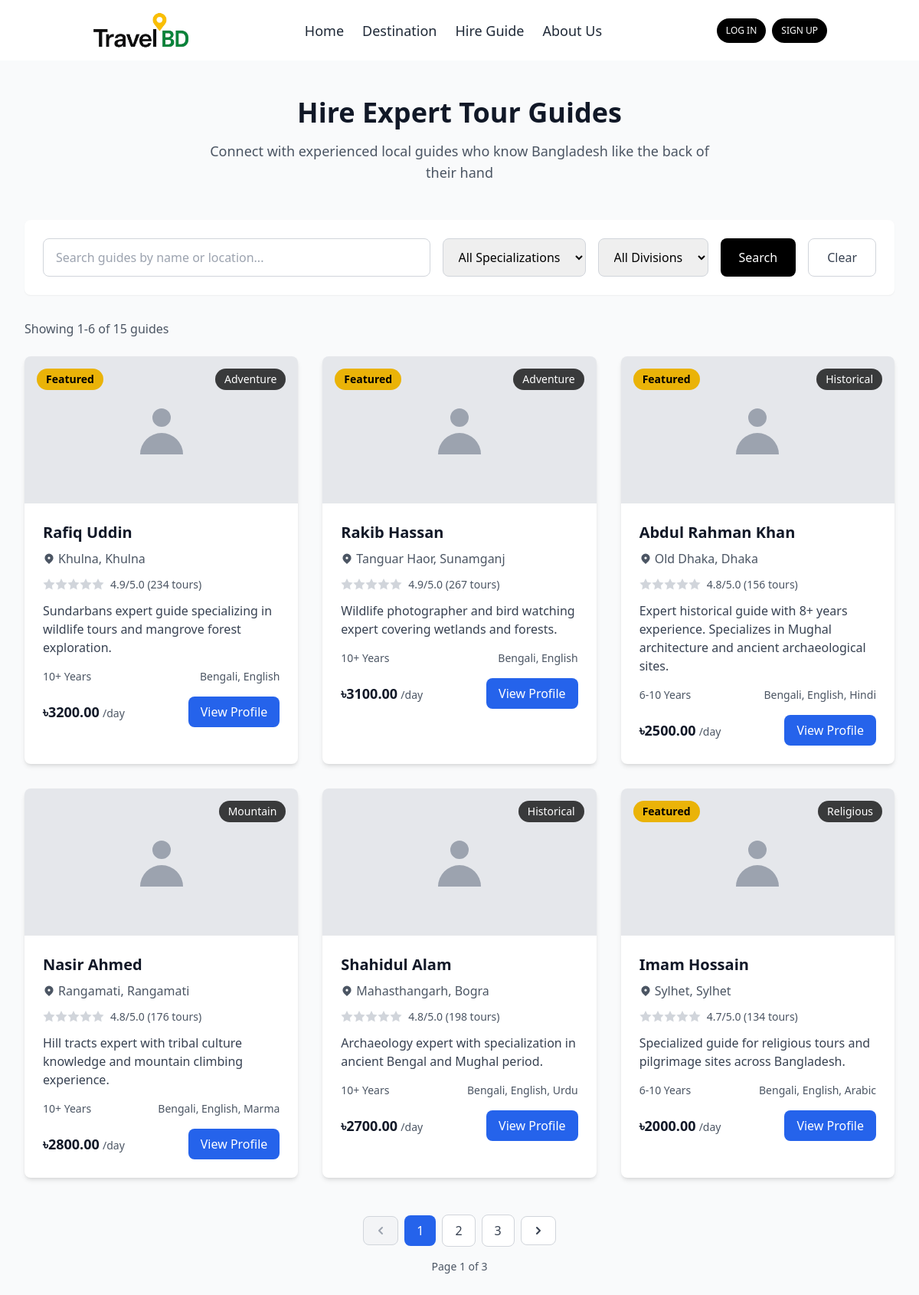
Screenshot of /hire-guide/ with the database file from the repository.
### hire_guide/models.py (models this page shows, shortened)
class Guide(models.Model):
    CATEGORY_CHOICES = [
        ('beach', 'Beach'),
        ('mountain', 'Mountain'),
        ('historical', 'Historical'),
        ('cultural', 'Cultural'),
        ('adventure', 'Adventure'),
        ('religious', 'Religious'),
    ]
    EXPERIENCE_CHOICES = [
        ('beginner', '1-2 Years'),
        ('intermediate', '3-5 Years'),
        ('experienced', '6-10 Years'),
        ('expert', '10+ Years'),
    ]
    name = models.CharField(max_length=200)
    slug = models.SlugField(max_length=250, unique=True, blank=True)
    bio = models.TextField()
    short_bio = models.TextField(max_length=300, blank=True)
    location = models.CharField(max_length=200)
    district = models.CharField(max_length=100)
    division = models.CharField(max_length=100)
    specialization = models.CharField(max_length=20, choices=CATEGORY_CHOICES)
    experience_level = models.CharField(max_length=20, choices=EXPERIENCE_CHOICES, default='beginner')
    phone = models.CharField(max_length=15)
    email = models.EmailField(blank=True)
    daily_rate = models.DecimalField(max_digits=10, decimal_places=2)
    languages = models.CharField(max_length=100, help_text="Comma-separated languages")
    profile_image = models.ImageField(upload_to='guides/', blank=True, null=True)
    rating = models.DecimalField(max_digits=3, decimal_places=1, default=0.0)
    total_tours = models.IntegerField(default=0)
    featured = models.BooleanField(default=False)
    is_active = models.BooleanField(default=True)
    created_at = models.DateTimeField(auto_now_add=True)
    updated_at = models.DateTimeField(auto_now=True)
    class Meta:
        ordering = ['-rating', 'name']

### hire_guide/views.py (the view)
# urls.py: path('', views.guide_list, name='guides'),
def guide_list(request):
    guides = Guide.objects.filter(is_active=True)
    search_query = request.GET.get('search')
    if search_query:
        guides = guides.filter(
            Q(name__icontains=search_query) |
            Q(location__icontains=search_query) |
            Q(district__icontains=search_query)
        )
    selected_specialization = request.GET.get('specialization')
    if selected_specialization:
        guides = guides.filter(specialization=selected_specialization)
    selected_division = request.GET.get('division')
    if selected_division:
        guides = guides.filter(division=selected_division)
    selected_experience = request.GET.get('experience')
    if selected_experience:
        guides = guides.filter(experience_level=selected_experience)
    specializations = Guide.objects.values_list('specialization', flat=True).distinct()
    divisions = Guide.objects.values_list('division', flat=True).distinct()
    paginator = Paginator(guides, 6)
    page_number = request.GET.get('page')
    guides = paginator.get_page(page_number)
    context = {
        'guides': guides,
        'specializations': specializations,
        'divisions': divisions,
        'search_query': search_query,
        'selected_specialization': selected_specialization,
        'selected_division': selected_division,
        'selected_experience': selected_experience,
    }
    return render(request, 'guides.html', context)

### templates/guides.html (shortened to what this page needs)
{% extends 'base.html' %}
{% load static %}
{% block body %}
<div class="min-h-screen bg-gray-50 py-12">
  <div class="max-w-7xl mx-auto px-4 sm:px-6 lg:px-8">
    <div class="text-center mb-12">
      <h1 class="text-4xl font-bold text-gray-900 mb-4">Hire Expert Tour Guides</h1>
      <p class="text-lg text-gray-600 max-w-2xl mx-auto">
        Connect with experienced local guides who know Bangladesh like the back of their hand
      </p>
    </div>
    <div class="mb-8 bg-white rounded-lg shadow-sm p-6">
      <form method="GET" class="flex flex-wrap gap-4">
        <div class="flex-1 min-w-64">
          <input
            type="text"
            name="search"
            value="{{ search_query|default:'' }}"
            placeholder="Search guides by name or location..."
            class="w-full px-4 py-3 border border-gray-300 rounded-lg focus:ring-2 focus:ring-primary focus:border-transparent focus:outline-none"
          />
        </div>
        <div>
          <select
            name="specialization"
            class="px-4 py-3 border border-gray-300 rounded-lg focus:ring-2 focus:ring-primary focus:border-transparent focus:outline-none"
          >
            <option value="">All Specializations</option>
          </select>
        </div>
        <div>
          <select
            name="division"
            class="px-4 py-3 border border-gray-300 rounded-lg focus:ring-2 focus:ring-primary focus:border-transparent focus:outline-none"
          >
            <option value="">All Divisions</option>
          </select>
        </div>
        <button
          type="submit"
          class="px-6 py-3 bg-black text-white rounded-lg hover:bg-gray-800 transition duration-200"
        >
          Search
        </button>
        <a
          href="{% url 'hire_guide:guides' %}"
          class="px-6 py-3 border border-gray-300 text-gray-700 rounded-lg hover:bg-gray-50 transition duration-200"
        >
          Clear
        </a>
      </form>
    </div>
    {% if guides %}
      <div class="mb-6">
        <p class="text-gray-600">
          Showing {{ guides.start_index }}-{{ guides.end_index }} of {{ guides.paginator.count }} guides
        </p>
      </div>
    {% endif %}
    <div class="grid grid-cols-1 md:grid-cols-2 lg:grid-cols-3 gap-8 mb-12">
      {% for guide in guides %}
        <div class="bg-white rounded-lg shadow-md overflow-hidden hover:shadow-lg transition duration-300">
          <div class="relative h-48 overflow-hidden">
            {% if guide.profile_image %}
              <img
                src="{{ guide.profile_image.url }}"
                alt="{{ guide.name }}"
                class="w-full h-full object-cover hover:scale-105 transition duration-300"
              />
            {% else %}
              <div class="w-full h-full bg-gray-200 flex items-center justify-center">
                <svg class="w-20 h-20 text-gray-400" fill="currentColor" viewBox="0 0 20 20">
                  <path fill-rule="evenodd" d="M10 9a3 3 0 100-6 3 3 0 000 6zm-7 9a7 7 0 1114 0H3z" clip-rule="evenodd"></path>
                </svg>
              </div>
            {% endif %}
            {% if guide.featured %}
              <span class="absolute top-4 left-4 bg-yellow-500 text-black px-3 py-1 rounded-full text-sm font-semibold">
                Featured
              </span>
            {% endif %}
            <span class="absolute top-4 right-4 bg-black bg-opacity-75 text-white px-3 py-1 rounded-full text-sm">
              {{ guide.specialization|title }}
            </span>
          </div>
          <div class="p-6">
            <h3 class="text-xl font-semibold text-gray-900 mb-2">
              <a href="{% url 'hire_guide:guide_detail' guide.slug %}" class="hover:text-blue-600 transition duration-200">
                {{ guide.name }}
              </a>
            </h3>
            <p class="text-gray-600 mb-3 flex items-center">
              <svg class="w-4 h-4 mr-1" fill="currentColor" viewBox="0 0 20 20">
                <path fill-rule="evenodd" d="M5.05 4.05a7 7 0 119.9 9.9L10 18.9l-4.95-4.95a7 7 0 010-9.9zM10 11a2 2 0 100-4 2 2 0 000 4z" clip-rule="evenodd"></path>
              </svg>
              {{ guide.location }}, {{ guide.district }}
            </p>
            <div class="flex items-center mb-3">
              <div class="flex items-center">
                {% for i in "12345" %}
                  {% if guide.rating >= i|floatformat:0 %}
                    <svg class="w-4 h-4 text-yellow-400 fill-current" viewBox="0 0 20 20">
                      <path d="M10 15l-5.878 3.09 1.123-6.545L.489 6.91l6.572-.955L10 0l2.939 5.955 6.572.955-4.756 4.635 1.123 6.545z"/>
                    </svg>
                  {% else %}
                    <svg class="w-4 h-4 text-gray-300 fill-current" viewBox="0 0 20 20">
                      <path d="M10 15l-5.878 3.09 1.123-6.545L.489 6.91l6.572-.955L10 0l2.939 5.955 6.572.955-4.756 4.635 1.123 6.545z"/>
                    </svg>
                  {% endif %}
                {% endfor %}
                <span class="ml-2 text-sm text-gray-600">{{ guide.rating }}/5.0 ({{ guide.total_tours }} tours)</span>
              </div>
            </div>
            <p class="text-gray-700 mb-4">
              {{ guide.short_bio|truncatewords:15 }}
            </p>
            <div class="flex justify-between items-center text-sm text-gray-600 mb-4">
              <span>{{ guide.get_experience_level_display }}</span>
              <span>{{ guide.languages }}</span>
            </div>
            <div class="flex justify-between items-center">
              <div>
                <span class="text-lg font-semibold text-gray-900">৳{{ guide.daily_rate }}</span>
                <span class="text-sm text-gray-600">/day</span>
              </div>
              <a
                href="{% url 'hire_guide:guide_detail' guide.slug %}"
                class="px-4 py-2 bg-blue-600 text-white rounded-lg hover:bg-blue-700 transition duration-200 font-medium"
              >
                View Profile
              </a>
            </div>
          </div>
        </div>
      {% endfor %}
    </div>
    {% if guides.has_other_pages %}
      <div class="flex justify-center">
        <nav class="flex items-center space-x-2">
          {% if guides.has_previous %}
            <a
              href="?{% if search_query %}search={{ search_query }}&{% endif %}{% if selected_specialization %}specialization={{ selected_specialization }}&{% endif %}{% if selected_division %}division={{ selected_division }}&{% endif %}{% if selected_experience %}experience={{ selected_experience }}&{% endif %}page={{ guides.previous_page_number }}"
              class="px-3 py-2 bg-white border border-gray-300 text-gray-700 rounded-lg hover:bg-gray-50 transition duration-200"
            >
              <svg class="w-5 h-5" fill="currentColor" viewBox="0 0 20 20">
                <path fill-rule="evenodd" d="M12.707 5.293a1 1 0 010 1.414L9.414 10l3.293 3.293a1 1 0 01-1.414 1.414l-4-4a1 1 0 010-1.414l4-4a1 1 0 011.414 0z" clip-rule="evenodd"></path>
              </svg>
            </a>
          {% else %}
            <span class="px-3 py-2 bg-gray-100 border border-gray-300 text-gray-400 rounded-lg cursor-not-allowed">
              <svg class="w-5 h-5" fill="currentColor" viewBox="0 0 20 20">
                <path fill-rule="evenodd" d="M12.707 5.293a1 1 0 010 1.414L9.414 10l3.293 3.293a1 1 0 01-1.414 1.414l-4-4a1 1 0 010-1.414l4-4a1 1 0 011.414 0z" clip-rule="evenodd"></path>
              </svg>
            </span>
          {% endif %}
          {% for num in guides.paginator.page_range %}
            {% if guides.number == num %}
              <span class="px-4 py-2 bg-blue-600 text-white rounded-lg font-medium">
                {{ num }}
              </span>
            {% elif num > guides.number|add:'-3' and num < guides.number|add:'3' %}
              <a
                href="?page={{ num }}"
                class="px-4 py-2 bg-white border border-gray-300 text-gray-700 rounded-lg hover:bg-gray-50 transition duration-200"
              >
                {{ num }}
              </a>
            {% endif %}
          {% endfor %}
          {% if guides.has_next %}
            <a
              href="?page={{ guides.next_page_number }}"
              class="px-3 py-2 bg-white border border-gray-300 text-gray-700 rounded-lg hover:bg-gray-50 transition duration-200"
            >
              <svg class="w-5 h-5" fill="currentColor" viewBox="0 0 20 20">
                <path fill-rule="evenodd" d="M7.293 14.707a1 1 0 010-1.414L10.586 10 7.293 6.707a1 1 0 011.414-1.414l4 4a1 1 0 010 1.414l-4 4a1 1 0 01-1.414 0z" clip-rule="evenodd"></path>
              </svg>
            </a>
          {% endif %}
        </nav>
      </div>
      <div class="text-center mt-4">
        <p class="text-sm text-gray-600">
          Page {{ guides.number }} of {{ guides.paginator.num_pages }}
        </p>
      </div>
    {% endif %}
  </div>
</div>
{% endblock %}

### rows the page displays
Guide: featured "Featured", specialization "Adventure", name "Rafiq Uddin", location "Khulna", district "Khulna", rating "4.9", total_tours "234", short_bio "Sundarbans expert guide specializing in wildlife tours and mangrove forest exploration.", experience_level "10+ Years", languages "Bengali, English", daily_rate "3200.00"
Guide: featured "Featured", specialization "Adventure", name "Rakib Hassan", location "Tanguar Haor", district "Sunamganj", rating "4.9", total_tours "267", short_bio "Wildlife photographer and bird watching expert covering wetlands and forests.", experience_level "10+ Years", languages "Bengali, English", daily_rate "3100.00"
Guide: featured "Featured", specialization "Historical", name "Abdul Rahman Khan", location "Old Dhaka", district "Dhaka", rating "4.8", total_tours "156", short_bio "Expert historical guide with 8+ years experience. Specializes in Mughal architecture and ancient archaeological sites.", experience_level "6-10 Years", languages "Bengali, English, Hindi", daily_rate "2500.00"
Guide: specialization "Mountain", name "Nasir Ahmed", location "Rangamati", district "Rangamati", rating "4.8", total_tours "176", short_bio "Hill tracts expert with tribal culture knowledge and mountain climbing experience.", experience_level "10+ Years", languages "Bengali, English, Marma", daily_rate "2800.00"
Guide: specialization "Historical", name "Shahidul Alam", location "Mahasthangarh", district "Bogra", rating "4.8", total_tours "198", short_bio "Archaeology expert with specialization in ancient Bengal and Mughal period.", experience_level "10+ Years", languages "Bengali, English, Urdu", daily_rate "2700.00"
Guide: featured "Featured", specialization "Religious", name "Imam Hossain", location "Sylhet", district "Sylhet", rating "4.7", total_tours "134", short_bio "Specialized guide for religious tours and pilgrimage sites across Bangladesh.", experience_level "6-10 Years", languages "Bengali, English, Arabic", daily_rate "2000.00"

### other values shown
{{ guides.start_index }} "1"
{{ guides.end_index }} "6"
{{ guides.paginator.count }} "15"
{{ num }} "1"
{{ num }} "2" "3"
{{ guides.number }} "1"
{{ guides.paginator.num_pages }} "3"
